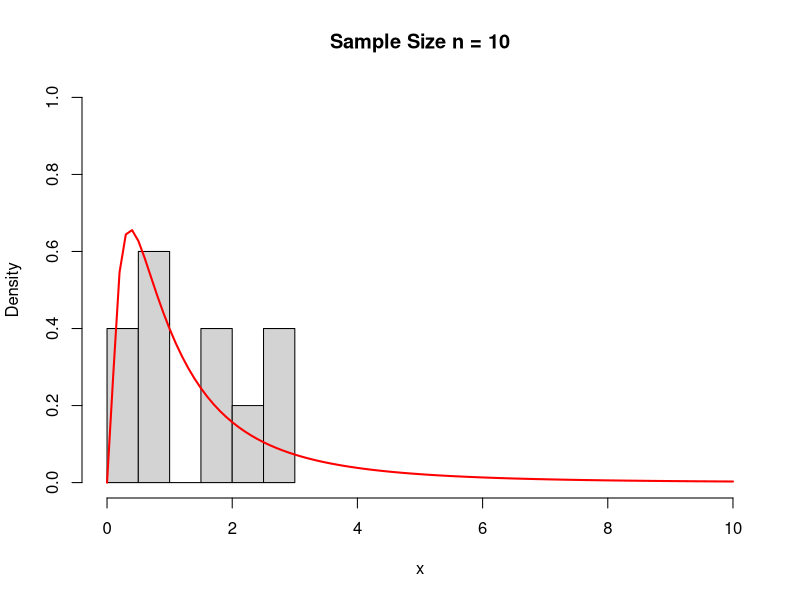
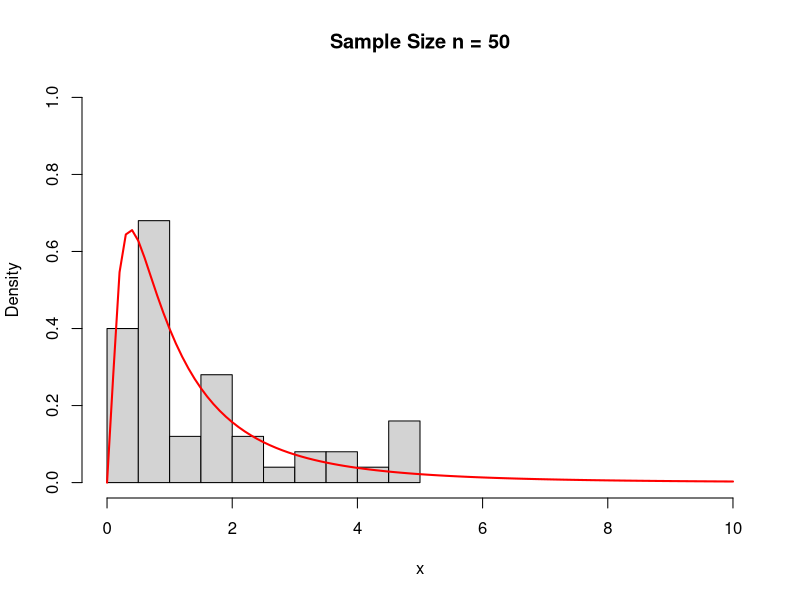
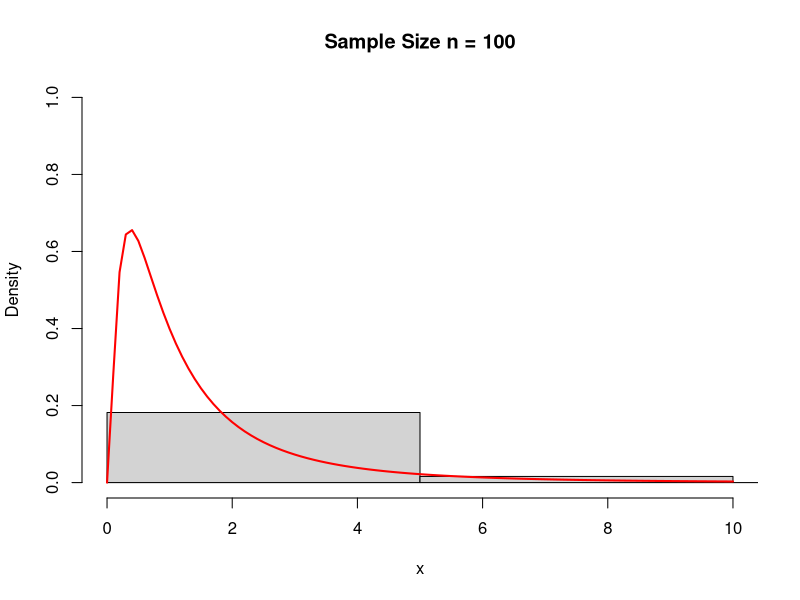
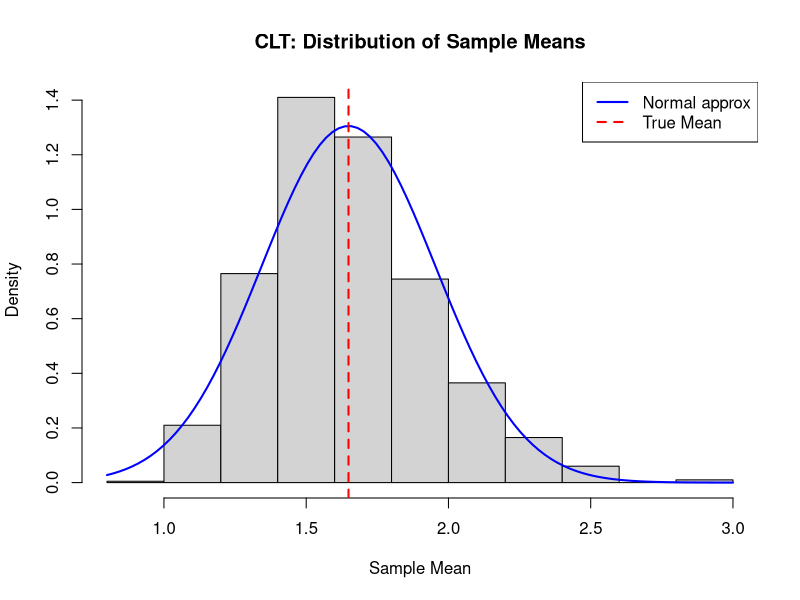
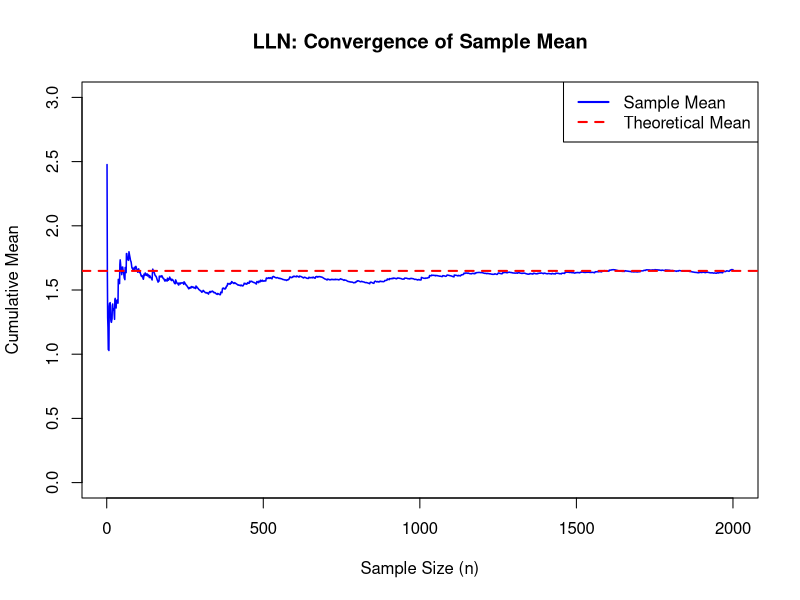

Generate these figures, in order, with R:
## ---- chunk 1
knitr::opts_chunk$set(echo = TRUE)
## ---- chunk 2
my_simulation <- list(ten_samples = rlnorm(10, 0, 1),
                      fiftysample = rlnorm(50, 0, 1),
                      hundredsamp = rlnorm(100, 0, 1))


for (samples in my_simulation) {
  
  hist(samples, freq = FALSE, 
       main = paste("Sample Size n =", length(samples)),
       xlab = "x", 
       xlim = c(0, 10),
       yli = c(0, 1)) 
  
  # Overlay the Theoretical Distribution (Red Line)
  curve(dlnorm(x, meanlog = 0, sdlog = 1), 
        from = 0, to = 10, 
        add = TRUE, 
        col = "red", 
        lwd = 2)
  
}
## ---- chunk 3
n_simulations <- 1000   
sample_size <- 50       
theoretical_mean <- exp(0 + 1^2 / 2)
sample_means <- replicate(n_simulations, mean(rlnorm(sample_size, 0, 1)))
hist(sample_means, freq = FALSE,
     main = "CLT: Distribution of Sample Means",
     xlab = "Sample Mean")
theoretical_var <- (exp(1^2) - 1) * exp(2*0 + 1^2)
theoretical_se <- sqrt(theoretical_var / sample_size)
curve(dnorm(x, mean = theoretical_mean, sd = theoretical_se), 
      add = TRUE, col = "blue", lwd = 2)

abline(v = theoretical_mean, col = "red", lwd = 2, lty = 2)
legend("topright", legend=c("Normal approx", "True Mean"), 
       col=c("blue", "red"), lwd=2, lty=c(1,2))


N_large <- 2000
x_large <- rlnorm(N_large, 0, 1)
running_means <- cumsum(x_large) / (1:N_large)
plot(1:N_large, running_means, type = "l", 
     col = "blue", lwd = 1.5,
     ylim = c(0, 3),
     main = "LLN: Convergence of Sample Mean",
     xlab = "Sample Size (n)",
     ylab = "Cumulative Mean")
abline(h = theoretical_mean, col = "red", lwd = 2, lty = 2)

legend("topright", legend = c("Sample Mean", "Theoretical Mean"),
       col = c("blue", "red"), lty = c(1, 2), lwd = 2)
## ---- chunk 4
n_monte <- 10000       
n_classes <- 20       
min_p <- 0.1          
max_p <- 0.95

simulate_semester <- function() {
  p_quizzes <- runif(n_classes, min = min_p, max = max_p)
  quizzes_given <- rbinom(n = n_classes, size = 1, prob = p_quizzes)
  return(sum(quizzes_given))
}

monte_results <- replicate(n_monte, simulate_semester())
mean(monte_results)
sd(monte_results)
